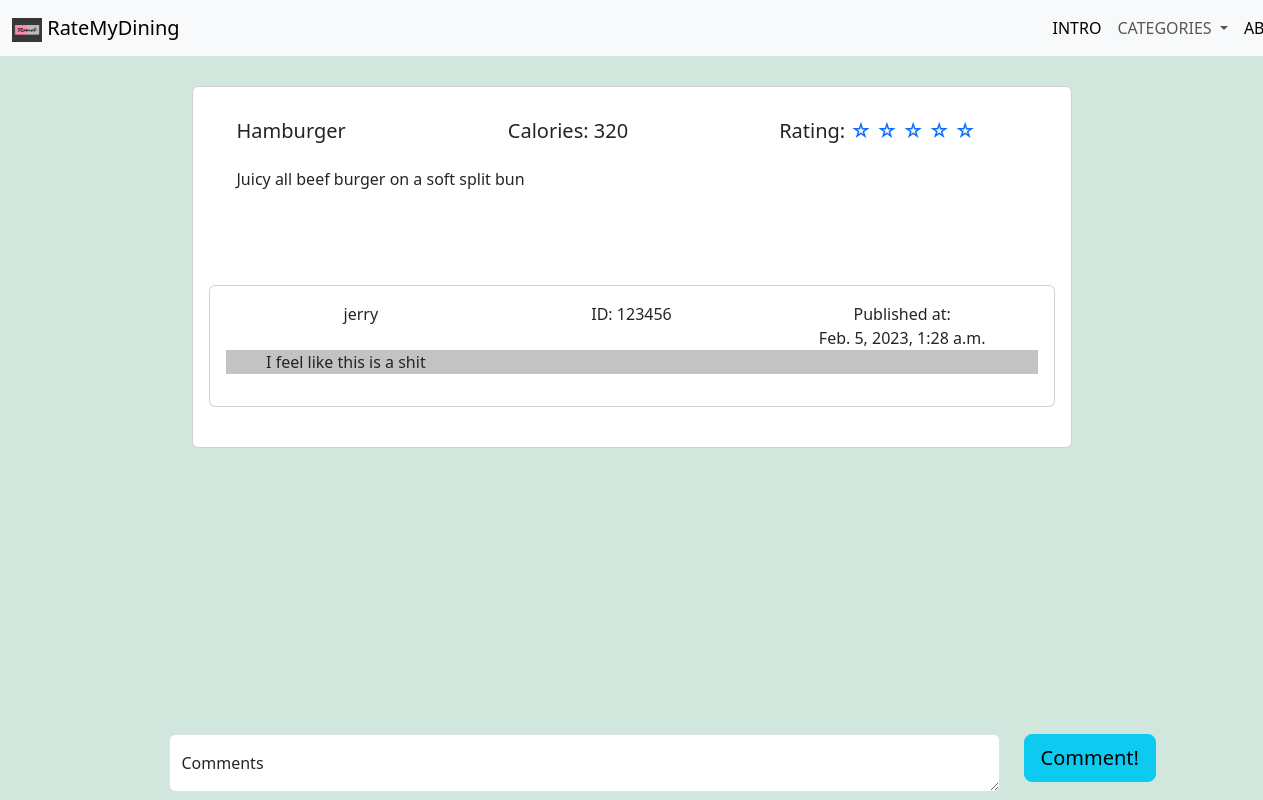
The app's page /dishes/1, older data.
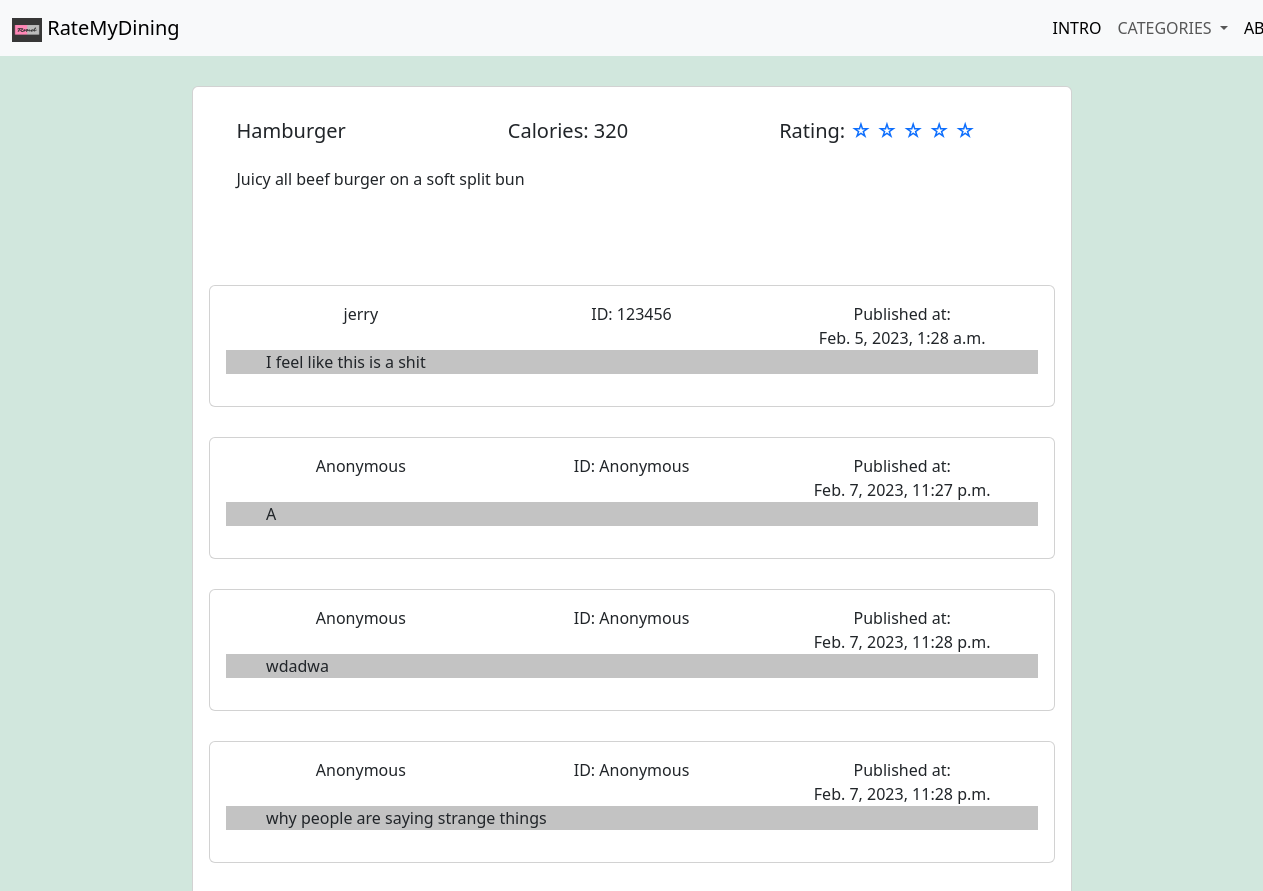
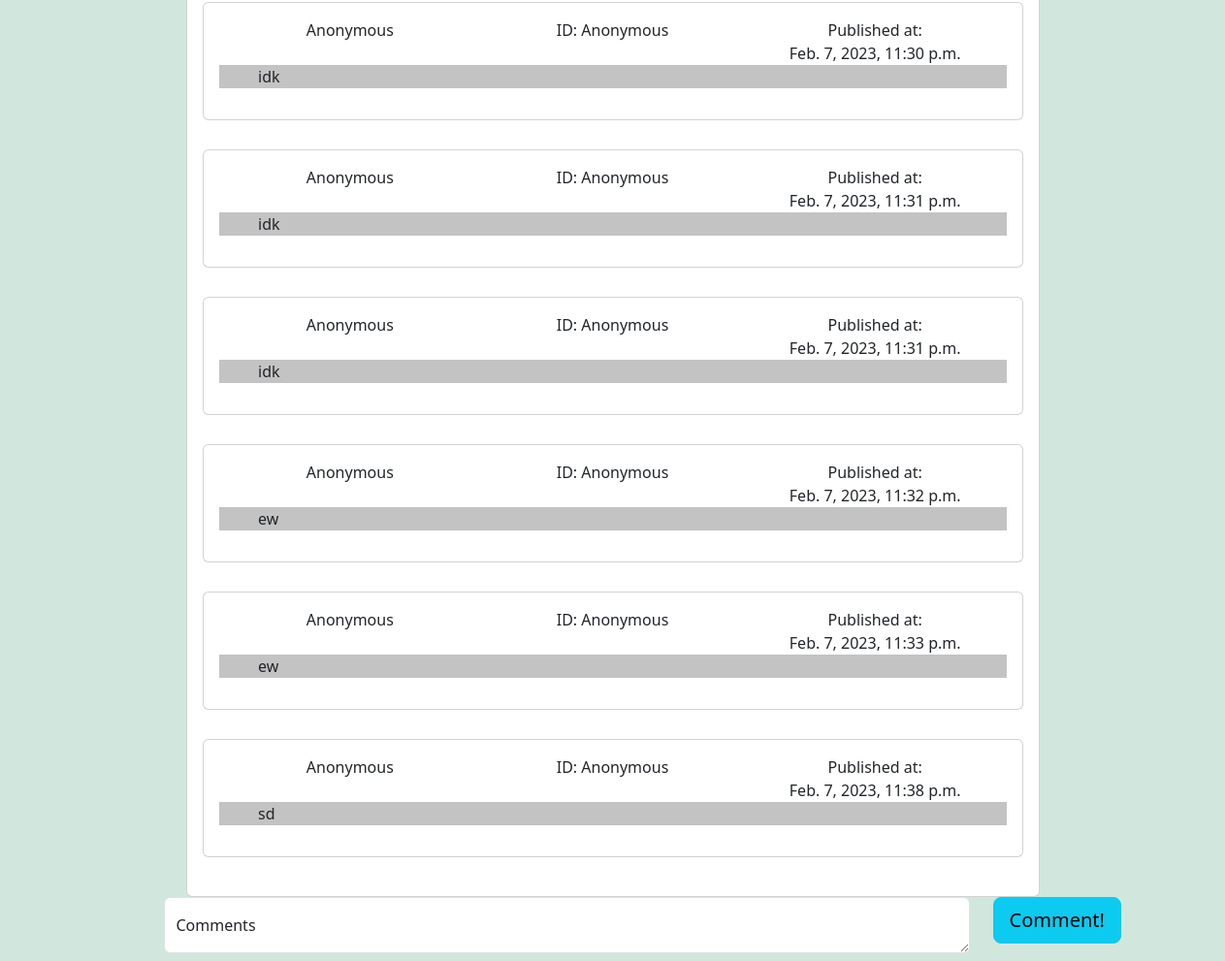
The same page, newer data (2 pictures, top to bottom).
### DishRating/models.py (models this page shows, shortened)
class Dishes(models.Model):
    dishName = models.CharField(max_length = 30)
    dishID = models.IntegerField(primary_key=True)
    dishType = models.CharField(max_length= 30, default="None",null=True, blank=True)
    dishCal = models.IntegerField()
    dishRate = models.IntegerField()
    dishDescribe = models.CharField(max_length=250,default="None",null=True, blank=True)
    def __str__(self):
        return str(self.dishName)

class Comments(models.Model):
    comment = models.CharField(max_length=150)
    userAccount = models.ForeignKey('Users',on_delete=models.SET('User Deleted the Account'))
    pubDate = models.DateTimeField()
    dishID = models.ForeignKey('DishRating.Dishes',on_delete=models.CASCADE)
    def __str__(self):
        return self.comment

class Users(models.Model):
    userName = models.CharField(max_length=10)
    userAccount = models.CharField(max_length=30,primary_key=True)
    userPassword = models.CharField(max_length=30)
    userSignupDate = models.DateField()
    def __str__(self):
        return self.userAccount

### DishRating/views.py (the view, shortened to what this page needs)
# urls.py: path('dishes/<int:urlDishID>',views.commentPage, name="comment"),
def commentPage(request, urlDishID):
    dishData = Dishes.objects.get(dishID=urlDishID)
    print(dishData)
    commentData = Comments.objects.filter(dishID=urlDishID)
    comUsrData = []
    for each in commentData:
        comUsrData.append([each,Users.objects.get(userAccount=each.userAccount)])
    print("comment")
    print(commentData)
    return render(request,'DishRating/comment.html',{
        'dishData':dishData,
        'comUsrData':comUsrData,
    })

### DishRating/templates/DishRating/comment.html (shortened to what this page needs)
{% load static %}
<!doctype html>
<html lang="en">
  <head>
    <link href="https://cdn.jsdelivr.net/npm/bootstrap@5.3.0-alpha1/dist/css/bootstrap.min.css" rel="stylesheet">
    <nav class="navbar navbar-expand-lg bg-body-tertiary">
        <div class="container-fluid">
        <a class="navbar-brand" href="{% url 'DishRating:Home' %}">
            <img src="{% static 'Img/logo.jpg' %}" alt="logo" width="30" height="24">
            RateMyDining
        </a>
            <div class="col-2">
        <div class="collapse navbar-collapse" id="navbarSupportedContent">
            <ul class="navbar-nav me-auto mb-2 mb-lg-0">
            <li class="nav-item">
                <a class="nav-link active" href="{% url 'DishRating:Home' %}">INTRO</a>
            </li>
            <li class="nav-item">
                <li class="nav-item dropdown">
                    <a class="nav-link dropdown-toggle" href="#" role="button" data-bs-toggle="dropdown" aria-expanded="false">
                        CATEGORIES
                    </a>
                </li>
            </li>
            <li class="nav-item">
                <a class="nav-link active" href="#" onclick="alert('Comming Soon!');">ABOUT</a>
            </li>
            </ul>
        </div>
            </div>
        </div>
    </nav>
</head>
<body style="background-image: url('https://source.unsplash.com/random/?food,light'); background-repeat: no-repeat; background-size: cover; background-attachment: fixed;" class="bg-success-subtle">
    <div style="padding-bottom: 50px;">
        <div class="card mb-3" style="width: 55rem; ">
            <div class="card-top">
                <div class="card-body">
                    <div class="card-body">
                        <div>
                            <div class="container ">
                                <div class="row align-items-start">
                                <div class="col">
                                    <h5 class="card-title">{{dishData}}</h5>
                                </div>
                                <div class="col">
                                    <h5 class="card-title">Calories: {{dishData.dishCal}}</h5>
                                </div>
                                <div class="col">
                                    <h5 class="card-title">
                                        {% with i=0 %}
                                        {% with j=dishData.dishRate %}
                                        Rating:
                                        <a href="#" onclick="alert('Comming Soon!');" style="text-decoration:none">
                                        {% if j > 0 %}
                                            &#9733
                                        {% else %}
                                            &#9734
                                        {% endif %}
                                        {% if j > 1 %}
                                            &#9733
                                        {% else %}
                                            &#9734
                                        {% endif %}
                                        {% if j > 2 %}
                                            &#9733
                                        {% else %}
                                            &#9734
                                        {% endif %}
                                        {% if j > 3 %}
                                            &#9733
                                        {% else %}
                                            &#9734
                                        {% endif %}
                                        {% if j > 4 %}
                                            &#9733
                                        {% else %}
                                            &#9734
                                        {% endif %}{% endwith %}{% endwith %}
                                        </a>
                                    </h5>
                                </div>
                                </div>
                            </div>
                        </div>
                    <div class="container">
                        <div class="row">
                        <div class="col" >
                            {{dishData.dishDescribe}}
                        </div>
                        <div class="col" style="text-align: center; margin-left: 8rem;">
                        </div>
                        </div>
                    </div>
                    </div>
                </div>
            </div>
            <div class="card-body">
                {% for each_comUsr in comUsrData %}
                <div class="card mb-4">
                    <div class="card-body">
                        <div class="container text-center" >
                            <div class="row align-items-start">
                            <div class="col">
                                {{each_comUsr.1.userName}}
                            </div>
                            <div class="col">
                                ID: {{each_comUsr.0.userAccount}}
                            </div>
                            <div class="col">
                                Published at: <br>{{each_comUsr.0.pubDate}}
                            </div>
                            </div>
                        </div>
                        <div style="background-color: rgb(195, 195, 195);
                                    width: 100%; padding-left: 5%;
                                    padding-right: 5%;">
                            <p >{{each_comUsr.0}}</p>
                        </div>
                    </div>
                </div>
                {% endfor %}
            </div>
        </div>
    </div>
    <form action="", method="POST">
	    <div class="container text-center fixed-bottom mb-2">
    	    <div class="row align-items-start">
          	<div class="col-9" >
           		<div class="form-floating">
                	<textarea class="form-control" placeholder="Leave a comment here" id="floatingTextarea" name="comment" required></textarea>
                	<label for="floatingTextarea">Comments</label>
            	</div>
          	</div>
          	<div class="col-1">
            	<button type="submit" class="btn btn-info btn-lg">Comment!</button>
          	</div>
        	</div>
      	</div>
    </form>
  </body>
</html>

### DishRating/templates/DishRating/comment.html (style rules this page uses)
.card { margin: 0 auto; margin-top: 30px; float: none; margin-bottom: 10px; }

Row changes from the older to the newer data that the page shows:
added Comments: userName "Anonymous", userAccount.userAccount "Anonymous", pubDate "Feb. 7, 2023, 11:27 p.m.", comment "A"
added Comments: userName "Anonymous", userAccount.userAccount "Anonymous", pubDate "Feb. 7, 2023, 11:28 p.m.", comment "wdadwa"
added Comments: userName "Anonymous", userAccount.userAccount "Anonymous", pubDate "Feb. 7, 2023, 11:28 p.m.", comment "why people are saying strange things"
added Comments: userName "Anonymous", userAccount.userAccount "Anonymous", pubDate "Feb. 7, 2023, 11:30 p.m.", comment "idk"
added Comments: userName "Anonymous", userAccount.userAccount "Anonymous", pubDate "Feb. 7, 2023, 11:31 p.m.", comment "idk"
added Comments: userName "Anonymous", userAccount.userAccount "Anonymous", pubDate "Feb. 7, 2023, 11:31 p.m.", comment "idk"
added Comments: userName "Anonymous", userAccount.userAccount "Anonymous", pubDate "Feb. 7, 2023, 11:32 p.m.", comment "ew"
added Comments: userName "Anonymous", userAccount.userAccount "Anonymous", pubDate "Feb. 7, 2023, 11:33 p.m.", comment "ew"
added Comments: userName "Anonymous", userAccount.userAccount "Anonymous", pubDate "Feb. 7, 2023, 11:38 p.m.", comment "sd"
